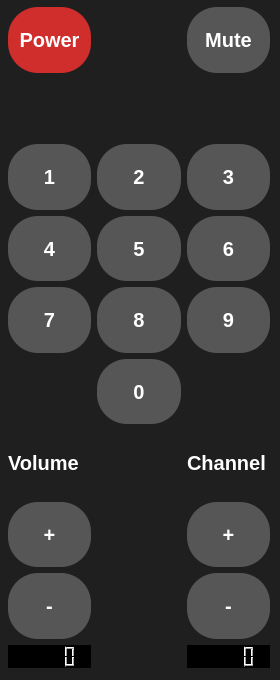
<?xml version="1.0" encoding="UTF-8"?>
<ui version="4.0">
 <class>MainWindow</class>
 <widget class="QMainWindow" name="MainWindow">
  <property name="geometry">
   <rect>
    <x>0</x>
    <y>0</y>
    <width>280</width>
    <height>680</height>
   </rect>
  </property>
  <property name="windowTitle">
   <string>MainWindow</string>
  </property>
  <property name="styleSheet">
   <string notr="true">background-color: rgb(31, 31, 31);</string>
  </property>
  <widget class="QWidget" name="centralwidget">
   <widget class="QWidget" name="gridLayoutWidget">
    <property name="geometry">
     <rect>
      <x>8</x>
      <y>7</y>
      <width>262</width>
      <height>661</height>
     </rect>
    </property>
    <layout class="QGridLayout" name="gridLayout">
     <item row="2" column="2">
      <widget class="QPushButton" name="pushButton_2">
       <property name="sizePolicy">
        <sizepolicy hsizetype="Expanding" vsizetype="Expanding">
         <horstretch>0</horstretch>
         <verstretch>0</verstretch>
        </sizepolicy>
       </property>
       <property name="font">
        <font>
         <pointsize>15</pointsize>
         <weight>75</weight>
         <bold>true</bold>
        </font>
       </property>
       <property name="styleSheet">
        <string notr="true">QPushButton {
	border: none;
	background-color: rgb(86, 86, 86);
	color: rgb(255, 255, 255);
	border-radius: 30px;
}

QPushButton:hover {
    background-color: rgb(113, 113, 113);
}

QPushButton:pressed {
    background-color: rgb(52, 52, 52); 
}</string>
       </property>
       <property name="text">
        <string>2</string>
       </property>
      </widget>
     </item>
     <item row="2" column="0">
      <widget class="QPushButton" name="pushButton">
       <property name="sizePolicy">
        <sizepolicy hsizetype="Expanding" vsizetype="Expanding">
         <horstretch>0</horstretch>
         <verstretch>0</verstretch>
        </sizepolicy>
       </property>
       <property name="font">
        <font>
         <pointsize>15</pointsize>
         <weight>75</weight>
         <bold>true</bold>
        </font>
       </property>
       <property name="styleSheet">
        <string notr="true">QPushButton {
	border: none;
	background-color: rgb(86, 86, 86);
	color: rgb(255, 255, 255);
	border-radius: 30px;
}

QPushButton:hover {
    background-color: rgb(113, 113, 113);
}

QPushButton:pressed {
    background-color: rgb(52, 52, 52); 
}</string>
       </property>
       <property name="text">
        <string>1</string>
       </property>
      </widget>
     </item>
     <item row="2" column="3">
      <widget class="QPushButton" name="pushButton_3">
       <property name="sizePolicy">
        <sizepolicy hsizetype="Expanding" vsizetype="Expanding">
         <horstretch>0</horstretch>
         <verstretch>0</verstretch>
        </sizepolicy>
       </property>
       <property name="font">
        <font>
         <pointsize>15</pointsize>
         <weight>75</weight>
         <bold>true</bold>
        </font>
       </property>
       <property name="styleSheet">
        <string notr="true">QPushButton {
	border: none;
	background-color: rgb(86, 86, 86);
	color: rgb(255, 255, 255);
	border-radius: 30px;
}

QPushButton:hover {
    background-color: rgb(113, 113, 113);
}

QPushButton:pressed {
    background-color: rgb(52, 52, 52); 
}</string>
       </property>
       <property name="text">
        <string>3</string>
       </property>
      </widget>
     </item>
     <item row="0" column="0">
      <widget class="QPushButton" name="pushButton_4">
       <property name="sizePolicy">
        <sizepolicy hsizetype="Expanding" vsizetype="Expanding">
         <horstretch>0</horstretch>
         <verstretch>0</verstretch>
        </sizepolicy>
       </property>
       <property name="font">
        <font>
         <pointsize>15</pointsize>
         <weight>75</weight>
         <bold>true</bold>
        </font>
       </property>
       <property name="styleSheet">
        <string notr="true">QPushButton {
	border: none;
	background-color: rgb(208, 45, 45);
	color: rgb(255, 255, 255);
	border-radius: 30px;
}

QPushButton:hover {
    background-color: rgb(230, 49, 49);
}

QPushButton:pressed {
    background-color: rgb(182, 39, 39); 
}</string>
       </property>
       <property name="text">
        <string>Power</string>
       </property>
      </widget>
     </item>
     <item row="0" column="3">
      <widget class="QPushButton" name="pushButton_5">
       <property name="sizePolicy">
        <sizepolicy hsizetype="Expanding" vsizetype="Expanding">
         <horstretch>0</horstretch>
         <verstretch>0</verstretch>
        </sizepolicy>
       </property>
       <property name="font">
        <font>
         <pointsize>15</pointsize>
         <weight>75</weight>
         <bold>true</bold>
        </font>
       </property>
       <property name="styleSheet">
        <string notr="true">QPushButton {
	border: none;
	background-color: rgb(86, 86, 86);
	color: rgb(255, 255, 255);
	border-radius: 30px;
}

QPushButton:hover {
    background-color: rgb(113, 113, 113);
}

QPushButton:pressed {
    background-color: rgb(52, 52, 52); 
}</string>
       </property>
       <property name="text">
        <string>Mute</string>
       </property>
      </widget>
     </item>
     <item row="3" column="0">
      <widget class="QPushButton" name="pushButton_6">
       <property name="sizePolicy">
        <sizepolicy hsizetype="Expanding" vsizetype="Expanding">
         <horstretch>0</horstretch>
         <verstretch>0</verstretch>
        </sizepolicy>
       </property>
       <property name="font">
        <font>
         <pointsize>15</pointsize>
         <weight>75</weight>
         <bold>true</bold>
        </font>
       </property>
       <property name="styleSheet">
        <string notr="true">QPushButton {
	border: none;
	background-color: rgb(86, 86, 86);
	color: rgb(255, 255, 255);
	border-radius: 30px;
}

QPushButton:hover {
    background-color: rgb(113, 113, 113);
}

QPushButton:pressed {
    background-color: rgb(52, 52, 52); 
}</string>
       </property>
       <property name="text">
        <string>4</string>
       </property>
      </widget>
     </item>
     <item row="3" column="2">
      <widget class="QPushButton" name="pushButton_7">
       <property name="sizePolicy">
        <sizepolicy hsizetype="Expanding" vsizetype="Expanding">
         <horstretch>0</horstretch>
         <verstretch>0</verstretch>
        </sizepolicy>
       </property>
       <property name="font">
        <font>
         <pointsize>15</pointsize>
         <weight>75</weight>
         <bold>true</bold>
        </font>
       </property>
       <property name="styleSheet">
        <string notr="true">QPushButton {
	border: none;
	background-color: rgb(86, 86, 86);
	color: rgb(255, 255, 255);
	border-radius: 30px;
}

QPushButton:hover {
    background-color: rgb(113, 113, 113);
}

QPushButton:pressed {
    background-color: rgb(52, 52, 52); 
}</string>
       </property>
       <property name="text">
        <string>5</string>
       </property>
      </widget>
     </item>
     <item row="4" column="2">
      <widget class="QPushButton" name="pushButton_10">
       <property name="sizePolicy">
        <sizepolicy hsizetype="Expanding" vsizetype="Expanding">
         <horstretch>0</horstretch>
         <verstretch>0</verstretch>
        </sizepolicy>
       </property>
       <property name="font">
        <font>
         <pointsize>15</pointsize>
         <weight>75</weight>
         <bold>true</bold>
        </font>
       </property>
       <property name="styleSheet">
        <string notr="true">QPushButton {
	border: none;
	background-color: rgb(86, 86, 86);
	color: rgb(255, 255, 255);
	border-radius: 30px;
}

QPushButton:hover {
    background-color: rgb(113, 113, 113);
}

QPushButton:pressed {
    background-color: rgb(52, 52, 52); 
}</string>
       </property>
       <property name="text">
        <string>8</string>
       </property>
      </widget>
     </item>
     <item row="4" column="0">
      <widget class="QPushButton" name="pushButton_9">
       <property name="sizePolicy">
        <sizepolicy hsizetype="Expanding" vsizetype="Expanding">
         <horstretch>0</horstretch>
         <verstretch>0</verstretch>
        </sizepolicy>
       </property>
       <property name="font">
        <font>
         <pointsize>15</pointsize>
         <weight>75</weight>
         <bold>true</bold>
        </font>
       </property>
       <property name="styleSheet">
        <string notr="true">QPushButton {
	border: none;
	background-color: rgb(86, 86, 86);
	color: rgb(255, 255, 255);
	border-radius: 30px;
}

QPushButton:hover {
    background-color: rgb(113, 113, 113);
}

QPushButton:pressed {
    background-color: rgb(52, 52, 52); 
}</string>
       </property>
       <property name="text">
        <string>7</string>
       </property>
      </widget>
     </item>
     <item row="3" column="3">
      <widget class="QPushButton" name="pushButton_8">
       <property name="sizePolicy">
        <sizepolicy hsizetype="Expanding" vsizetype="Expanding">
         <horstretch>0</horstretch>
         <verstretch>0</verstretch>
        </sizepolicy>
       </property>
       <property name="font">
        <font>
         <pointsize>15</pointsize>
         <weight>75</weight>
         <bold>true</bold>
        </font>
       </property>
       <property name="styleSheet">
        <string notr="true">QPushButton {
	border: none;
	background-color: rgb(86, 86, 86);
	color: rgb(255, 255, 255);
	border-radius: 30px;
}

QPushButton:hover {
    background-color: rgb(113, 113, 113);
}

QPushButton:pressed {
    background-color: rgb(52, 52, 52); 
}</string>
       </property>
       <property name="text">
        <string>6</string>
       </property>
      </widget>
     </item>
     <item row="7" column="0">
      <widget class="QPushButton" name="pushButton_13">
       <property name="sizePolicy">
        <sizepolicy hsizetype="Expanding" vsizetype="Expanding">
         <horstretch>0</horstretch>
         <verstretch>0</verstretch>
        </sizepolicy>
       </property>
       <property name="font">
        <font>
         <pointsize>15</pointsize>
         <weight>75</weight>
         <bold>true</bold>
        </font>
       </property>
       <property name="styleSheet">
        <string notr="true">QPushButton {
	border: none;
	background-color: rgb(86, 86, 86);
	color: rgb(255, 255, 255);
	border-radius: 30px;
}

QPushButton:hover {
    background-color: rgb(113, 113, 113);
}

QPushButton:pressed {
    background-color: rgb(52, 52, 52); 
}</string>
       </property>
       <property name="text">
        <string>+</string>
       </property>
      </widget>
     </item>
     <item row="7" column="3">
      <widget class="QPushButton" name="pushButton_14">
       <property name="sizePolicy">
        <sizepolicy hsizetype="Expanding" vsizetype="Expanding">
         <horstretch>0</horstretch>
         <verstretch>0</verstretch>
        </sizepolicy>
       </property>
       <property name="font">
        <font>
         <pointsize>15</pointsize>
         <weight>75</weight>
         <bold>true</bold>
        </font>
       </property>
       <property name="styleSheet">
        <string notr="true">QPushButton {
	border: none;
	background-color: rgb(86, 86, 86);
	color: rgb(255, 255, 255);
	border-radius: 30px;
}

QPushButton:hover {
    background-color: rgb(113, 113, 113);
}

QPushButton:pressed {
    background-color: rgb(52, 52, 52); 
}</string>
       </property>
       <property name="text">
        <string>+</string>
       </property>
      </widget>
     </item>
     <item row="6" column="2">
      <spacer name="verticalSpacer">
       <property name="orientation">
        <enum>Qt::Vertical</enum>
       </property>
       <property name="sizeHint" stdset="0">
        <size>
         <width>20</width>
         <height>40</height>
        </size>
       </property>
      </spacer>
     </item>
     <item row="1" column="2">
      <spacer name="verticalSpacer_2">
       <property name="orientation">
        <enum>Qt::Vertical</enum>
       </property>
       <property name="sizeHint" stdset="0">
        <size>
         <width>20</width>
         <height>40</height>
        </size>
       </property>
      </spacer>
     </item>
     <item row="8" column="3">
      <widget class="QPushButton" name="pushButton_16">
       <property name="sizePolicy">
        <sizepolicy hsizetype="Expanding" vsizetype="Expanding">
         <horstretch>0</horstretch>
         <verstretch>0</verstretch>
        </sizepolicy>
       </property>
       <property name="font">
        <font>
         <pointsize>15</pointsize>
         <weight>75</weight>
         <bold>true</bold>
        </font>
       </property>
       <property name="styleSheet">
        <string notr="true">QPushButton {
	border: none;
	background-color: rgb(86, 86, 86);
	color: rgb(255, 255, 255);
	border-radius: 30px;
}

QPushButton:hover {
    background-color: rgb(113, 113, 113);
}

QPushButton:pressed {
    background-color: rgb(52, 52, 52); 
}</string>
       </property>
       <property name="text">
        <string>-</string>
       </property>
      </widget>
     </item>
     <item row="8" column="0">
      <widget class="QPushButton" name="pushButton_15">
       <property name="sizePolicy">
        <sizepolicy hsizetype="Expanding" vsizetype="Expanding">
         <horstretch>0</horstretch>
         <verstretch>0</verstretch>
        </sizepolicy>
       </property>
       <property name="font">
        <font>
         <pointsize>15</pointsize>
         <weight>75</weight>
         <bold>true</bold>
        </font>
       </property>
       <property name="styleSheet">
        <string notr="true">QPushButton {
	border: none;
	background-color: rgb(86, 86, 86);
	color: rgb(255, 255, 255);
	border-radius: 30px;
}

QPushButton:hover {
    background-color: rgb(113, 113, 113);
}

QPushButton:pressed {
    background-color: rgb(52, 52, 52); 
}</string>
       </property>
       <property name="text">
        <string>-</string>
       </property>
      </widget>
     </item>
     <item row="4" column="3">
      <widget class="QPushButton" name="pushButton_11">
       <property name="sizePolicy">
        <sizepolicy hsizetype="Expanding" vsizetype="Expanding">
         <horstretch>0</horstretch>
         <verstretch>0</verstretch>
        </sizepolicy>
       </property>
       <property name="font">
        <font>
         <pointsize>15</pointsize>
         <weight>75</weight>
         <bold>true</bold>
        </font>
       </property>
       <property name="styleSheet">
        <string notr="true">QPushButton {
	border: none;
	background-color: rgb(86, 86, 86);
	color: rgb(255, 255, 255);
	border-radius: 30px;
}

QPushButton:hover {
    background-color: rgb(113, 113, 113);
}

QPushButton:pressed {
    background-color: rgb(52, 52, 52); 
}</string>
       </property>
       <property name="text">
        <string>9</string>
       </property>
      </widget>
     </item>
     <item row="5" column="2">
      <widget class="QPushButton" name="pushButton_12">
       <property name="sizePolicy">
        <sizepolicy hsizetype="Expanding" vsizetype="Expanding">
         <horstretch>0</horstretch>
         <verstretch>0</verstretch>
        </sizepolicy>
       </property>
       <property name="font">
        <font>
         <pointsize>15</pointsize>
         <weight>75</weight>
         <bold>true</bold>
        </font>
       </property>
       <property name="styleSheet">
        <string notr="true">QPushButton {
	border: none;
	background-color: rgb(86, 86, 86);
	color: rgb(255, 255, 255);
	border-radius: 30px;
}

QPushButton:hover {
    background-color: rgb(113, 113, 113);
}

QPushButton:pressed {
    background-color: rgb(52, 52, 52); 
}</string>
       </property>
       <property name="text">
        <string>0</string>
       </property>
      </widget>
     </item>
     <item row="6" column="3">
      <widget class="QLabel" name="label_2">
       <property name="font">
        <font>
         <pointsize>15</pointsize>
         <weight>75</weight>
         <bold>true</bold>
        </font>
       </property>
       <property name="layoutDirection">
        <enum>Qt::LeftToRight</enum>
       </property>
       <property name="styleSheet">
        <string notr="true">color: white;
</string>
       </property>
       <property name="text">
        <string>Channel</string>
       </property>
       <property name="scaledContents">
        <bool>false</bool>
       </property>
       <property name="alignment">
        <set>Qt::AlignLeading|Qt::AlignLeft|Qt::AlignVCenter</set>
       </property>
      </widget>
     </item>
     <item row="6" column="0">
      <widget class="QLabel" name="label">
       <property name="font">
        <font>
         <pointsize>15</pointsize>
         <weight>75</weight>
         <bold>true</bold>
        </font>
       </property>
       <property name="styleSheet">
        <string notr="true">color: white;
</string>
       </property>
       <property name="text">
        <string>Volume</string>
       </property>
      </widget>
     </item>
     <item row="9" column="3">
      <widget class="QLCDNumber" name="lcdNumber">
       <property name="styleSheet">
        <string notr="true">QLCDNumber {
	background-color: rgb(0, 0, 0);
	color: rgb(255, 32, 35);
}</string>
       </property>
      </widget>
     </item>
     <item row="9" column="0">
      <widget class="QLCDNumber" name="lcdNumber_2">
       <property name="styleSheet">
        <string notr="true">QLCDNumber {
	background-color: rgb(0, 0, 0);
	color: rgb(255, 32, 35);
}</string>
       </property>
      </widget>
     </item>
    </layout>
   </widget>
  </widget>
 </widget>
 <resources/>
 <connections>
  <connection>
   <sender>pushButton_4</sender>
   <signal>clicked()</signal>
   <receiver>MainWindow</receiver>
   <slot>PowerButton()</slot>
   <hints>
    <hint type="sourcelabel">
     <x>30</x>
     <y>57</y>
    </hint>
    <hint type="destinationlabel">
     <x>121</x>
     <y>107</y>
    </hint>
   </hints>
  </connection>
  <connection>
   <sender>pushButton_5</sender>
   <signal>clicked(bool)</signal>
   <receiver>MainWindow</receiver>
   <slot>MuteButton()</slot>
   <hints>
    <hint type="sourcelabel">
     <x>203</x>
     <y>53</y>
    </hint>
    <hint type="destinationlabel">
     <x>123</x>
     <y>71</y>
    </hint>
   </hints>
  </connection>
  <connection>
   <sender>pushButton</sender>
   <signal>clicked()</signal>
   <receiver>MainWindow</receiver>
   <slot>Num1()</slot>
   <hints>
    <hint type="sourcelabel">
     <x>51</x>
     <y>183</y>
    </hint>
    <hint type="destinationlabel">
     <x>54</x>
     <y>367</y>
    </hint>
   </hints>
  </connection>
  <connection>
   <sender>pushButton_6</sender>
   <signal>clicked()</signal>
   <receiver>MainWindow</receiver>
   <slot>Num4()</slot>
   <hints>
    <hint type="sourcelabel">
     <x>40</x>
     <y>249</y>
    </hint>
    <hint type="destinationlabel">
     <x>72</x>
     <y>412</y>
    </hint>
   </hints>
  </connection>
  <connection>
   <sender>pushButton_9</sender>
   <signal>clicked()</signal>
   <receiver>MainWindow</receiver>
   <slot>Num7()</slot>
   <hints>
    <hint type="sourcelabel">
     <x>17</x>
     <y>310</y>
    </hint>
    <hint type="destinationlabel">
     <x>19</x>
     <y>403</y>
    </hint>
   </hints>
  </connection>
  <connection>
   <sender>pushButton_2</sender>
   <signal>clicked()</signal>
   <receiver>MainWindow</receiver>
   <slot>Num2()</slot>
   <hints>
    <hint type="sourcelabel">
     <x>146</x>
     <y>189</y>
    </hint>
    <hint type="destinationlabel">
     <x>126</x>
     <y>463</y>
    </hint>
   </hints>
  </connection>
  <connection>
   <sender>pushButton_7</sender>
   <signal>clicked()</signal>
   <receiver>MainWindow</receiver>
   <slot>Num5()</slot>
   <hints>
    <hint type="sourcelabel">
     <x>108</x>
     <y>238</y>
    </hint>
    <hint type="destinationlabel">
     <x>126</x>
     <y>502</y>
    </hint>
   </hints>
  </connection>
  <connection>
   <sender>pushButton_10</sender>
   <signal>clicked()</signal>
   <receiver>MainWindow</receiver>
   <slot>Num8()</slot>
   <hints>
    <hint type="sourcelabel">
     <x>134</x>
     <y>329</y>
    </hint>
    <hint type="destinationlabel">
     <x>124</x>
     <y>535</y>
    </hint>
   </hints>
  </connection>
  <connection>
   <sender>pushButton_12</sender>
   <signal>clicked()</signal>
   <receiver>MainWindow</receiver>
   <slot>Num0()</slot>
   <hints>
    <hint type="sourcelabel">
     <x>122</x>
     <y>399</y>
    </hint>
    <hint type="destinationlabel">
     <x>124</x>
     <y>570</y>
    </hint>
   </hints>
  </connection>
  <connection>
   <sender>pushButton_3</sender>
   <signal>clicked()</signal>
   <receiver>MainWindow</receiver>
   <slot>Num3()</slot>
   <hints>
    <hint type="sourcelabel">
     <x>239</x>
     <y>183</y>
    </hint>
    <hint type="destinationlabel">
     <x>211</x>
     <y>369</y>
    </hint>
   </hints>
  </connection>
  <connection>
   <sender>pushButton_8</sender>
   <signal>clicked()</signal>
   <receiver>MainWindow</receiver>
   <slot>Num6()</slot>
   <hints>
    <hint type="sourcelabel">
     <x>229</x>
     <y>250</y>
    </hint>
    <hint type="destinationlabel">
     <x>208</x>
     <y>405</y>
    </hint>
   </hints>
  </connection>
  <connection>
   <sender>pushButton_11</sender>
   <signal>clicked()</signal>
   <receiver>MainWindow</receiver>
   <slot>Num9()</slot>
   <hints>
    <hint type="sourcelabel">
     <x>217</x>
     <y>325</y>
    </hint>
    <hint type="destinationlabel">
     <x>178</x>
     <y>417</y>
    </hint>
   </hints>
  </connection>
  <connection>
   <sender>pushButton_13</sender>
   <signal>clicked()</signal>
   <receiver>MainWindow</receiver>
   <slot>VlmPlus()</slot>
   <hints>
    <hint type="sourcelabel">
     <x>50</x>
     <y>534</y>
    </hint>
    <hint type="destinationlabel">
     <x>106</x>
     <y>610</y>
    </hint>
   </hints>
  </connection>
  <connection>
   <sender>pushButton_15</sender>
   <signal>clicked()</signal>
   <receiver>MainWindow</receiver>
   <slot>VlmSubstr()</slot>
   <hints>
    <hint type="sourcelabel">
     <x>40</x>
     <y>619</y>
    </hint>
    <hint type="destinationlabel">
     <x>123</x>
     <y>631</y>
    </hint>
   </hints>
  </connection>
  <connection>
   <sender>pushButton_14</sender>
   <signal>clicked()</signal>
   <receiver>MainWindow</receiver>
   <slot>ChnlPlus()</slot>
   <hints>
    <hint type="sourcelabel">
     <x>212</x>
     <y>528</y>
    </hint>
    <hint type="destinationlabel">
     <x>153</x>
     <y>519</y>
    </hint>
   </hints>
  </connection>
  <connection>
   <sender>pushButton_16</sender>
   <signal>clicked()</signal>
   <receiver>MainWindow</receiver>
   <slot>ChnlSubstr()</slot>
   <hints>
    <hint type="sourcelabel">
     <x>216</x>
     <y>605</y>
    </hint>
    <hint type="destinationlabel">
     <x>152</x>
     <y>562</y>
    </hint>
   </hints>
  </connection>
 </connections>
 <slots>
  <slot>Num1()</slot>
  <slot>Num2()</slot>
  <slot>Num3()</slot>
  <slot>Num4()</slot>
  <slot>Num5()</slot>
  <slot>Num6()</slot>
  <slot>Num7()</slot>
  <slot>Num8()</slot>
  <slot>Num9()</slot>
  <slot>Num0()</slot>
  <slot>PowerButton()</slot>
  <slot>MuteButton()</slot>
  <slot>VlmPlus()</slot>
  <slot>VlmSubstr()</slot>
  <slot>ChnlPlus()</slot>
  <slot>ChnlSubstr()</slot>
 </slots>
</ui>
